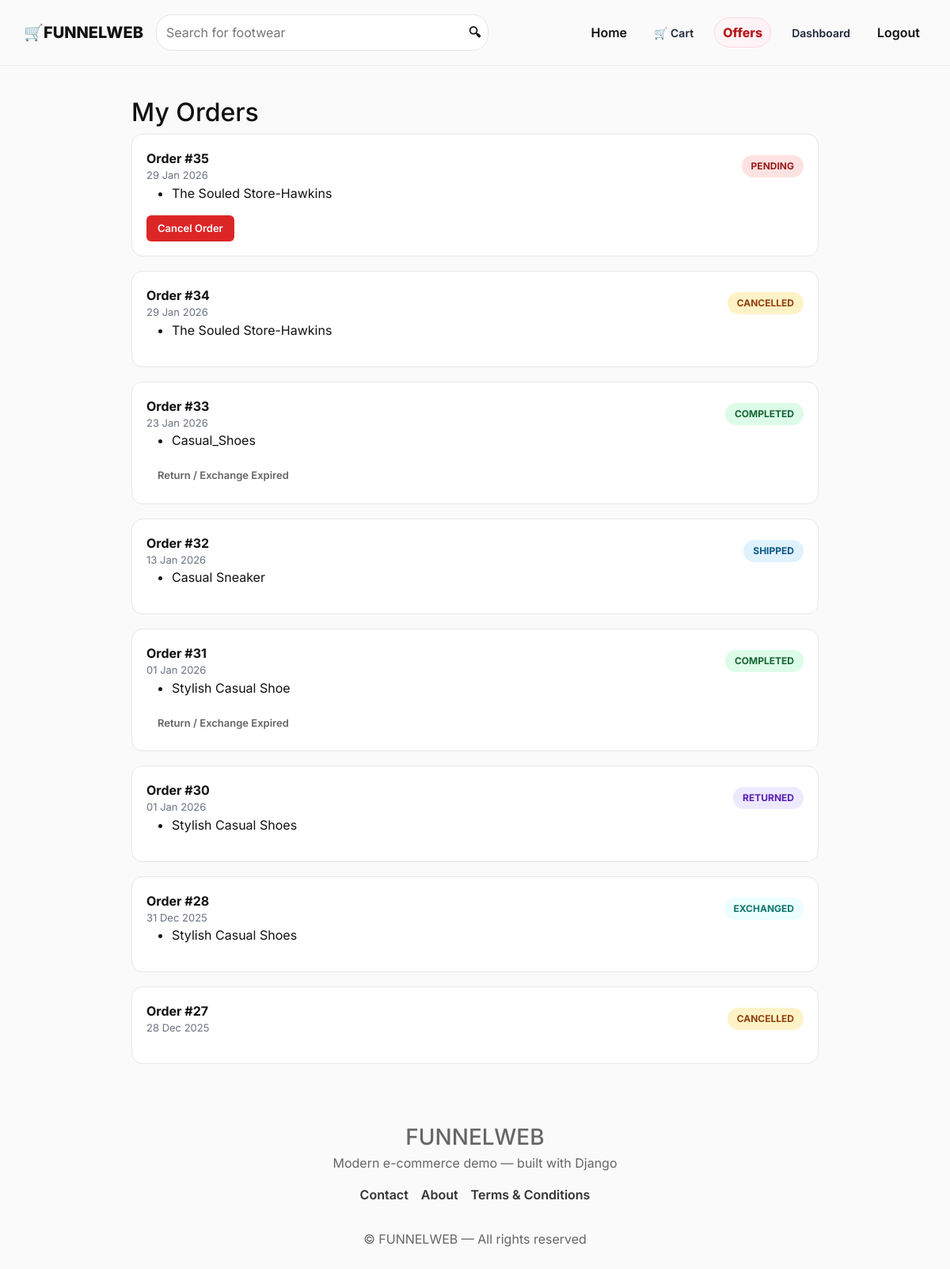
/my-orders/ (signed in), run on the app's committed database.
### shop/models.py (models this page shows, shortened)
class Order(models.Model):
    user = models.ForeignKey(User, on_delete=models.SET_NULL, null=True, blank=True)
    created_at = models.DateTimeField(auto_now_add=True)
    name = models.CharField(max_length=200)
    address = models.TextField()
    email = models.EmailField()
    PAYMENT_CHOICES = (
        ('cod', 'Cash on Delivery'),
        ('card', 'Card (Simulated)'),
        ('crypto', 'Cryptocurrency'),
        ('upi', 'UPI'),
    )
    STATUS_CHOICES = (
        ('PENDING', 'Pending'),
        ('SHIPPED', 'Shipped'),
        ('COMPLETED', 'Completed'),
        ('CANCELLED', 'Cancelled'),
        ('RETURN_REQUESTED', 'Return Requested'),
        ('RETURNED', 'Returned'),
        ('REFUNDED', 'Refunded'),
        ('EXCHANGE_REQUESTED', 'Exchange Requested'),
        ('EXCHANGED', 'Exchanged'),
    )
    REFUND_CHOICES = (
        ('NOT_REFUNDED', 'Not Refunded'),
        ('REFUND_PENDING', 'Refund Pending'),
        ('REFUNDED', 'Refunded'),
    )
    PAYMENT_STATUS_CHOICES = (
    ('PENDING', 'Pending'),
    ('COMPLETED', 'Completed'),
    ('FAILED', 'Failed'),
)
    payment_method = models.CharField(max_length=20, choices=PAYMENT_CHOICES, default='cod')
    order_status = models.CharField(max_length=20, choices=STATUS_CHOICES, default='PENDING', db_index=True)
    payment_details = models.CharField(max_length=255, blank=True)
    return_reason = models.TextField(blank=True)
    refund_status = models.CharField(max_length=20, choices=REFUND_CHOICES, default='NOT_REFUNDED')
    exchange_reason = models.TextField(blank=True)
    exchange_product = models.CharField(max_length=255, blank=True)
    crypto_type = models.CharField(max_length=10, blank=True, null=True)
    crypto_wallet = models.CharField(max_length=255, blank=True, null=True)
    crypto_txn = models.CharField(max_length=255, blank=True, null=True)
    upi_app = models.CharField(max_length=50, blank=True, null=True)
    upi_txn = models.CharField(max_length=255, blank=True, null=True)
    paid = models.BooleanField(default=False)
    payment_status = models.CharField(
    max_length=20,
    choices=PAYMENT_STATUS_CHOICES,
    default='PENDING'
)

class OrderItem(models.Model):
    order = models.ForeignKey(Order, related_name='items', on_delete=models.CASCADE)
    product = models.ForeignKey(Product, on_delete=models.CASCADE)
    quantity = models.PositiveIntegerField(default=1)
    price = models.DecimalField(max_digits=10, decimal_places=2)
    size = models.CharField(max_length=10, blank=True, null=True)  # 👟 ADD THIS

class Product(models.Model):
    category = models.ForeignKey(Category, related_name='products', on_delete=models.CASCADE)
    name = models.CharField(max_length=200)
    slug = models.SlugField(unique=True)
    description = models.TextField(blank=True)
    price = models.DecimalField(max_digits=10, decimal_places=2)
    image = models.ImageField(upload_to='products/', blank=True, null=True)
    available = models.BooleanField(default=True)
    created_at = models.DateTimeField(auto_now_add=True)
    is_on_offer = models.BooleanField(default=False)
    offer_price = models.DecimalField(max_digits=10, decimal_places=2, null=True, blank=True)
    variant_group = models.CharField(max_length=100, blank=True, null=True)
    color = models.CharField(max_length=50, blank=True, null=True)
    class Meta:
        ordering = ('-created_at',)

### shop/views.py (the view)
# urls.py: path('my-orders/', views.user_orders, name='user_orders'),
@login_required
def user_orders(request):
    orders = Order.objects.filter(user=request.user).order_by('-created_at')
    now = timezone.now()
    for order in orders:
        order.return_days_left = 0
        order.can_return = False
        if order.order_status == 'COMPLETED':
            deadline = order.created_at + timedelta(days=7)
            if now <= deadline:
                remaining = (deadline - now).days
                order.return_days_left = max(remaining, 1)
                order.can_return = True
    return render(request, 'shop/user_orders.html', {
        'orders': orders
    })

### shop/templates/shop/user_orders.html (shortened to what this page needs)
{% extends "shop/base.html" %}
{% block content %}
<div class="orders-wrap">
  <h2>My Orders</h2>
  {% for order in orders %}
  <div class="order-card">
    <div class="order-head">
      <div>
        <div class="order-id">Order #{{ order.id }}</div>
        <div class="order-date">{{ order.created_at|date:"d M Y" }}</div>
      </div>
      <div class="status {{ order.order_status|lower }}">
        {{ order.order_status }}
      </div>
    </div>
    <ul>
      {% for item in order.items.all %}
        <li>{{ item.product.name }}</li>
      {% endfor %}
    </ul>
    <div class="actions">
      {% if order.order_status == 'PENDING' %}
      <form method="post" action="{% url 'shop:cancel_order' order.id %}">
        <button class="btn btn-cancel">Cancel Order</button>
      </form>
      {% endif %}
      {% if order.order_status == 'COMPLETED' %}
        {% if order.can_return %}
          <button type="button"
                  class="btn btn-return"
                  onclick="openReturn('{{ order.id }}')">
            Return Order
          </button>
          <button type="button"
                  class="btn btn-exchange"
                  onclick="openExchange('{{ order.id }}')">
            Exchange Order
          </button>
          <div class="days-left">
            {{ order.return_days_left }} day{{ order.return_days_left|pluralize }} left
          </div>
        {% else %}
          <button class="btn btn-return btn-disabled" disabled>
            Return / Exchange Expired
          </button>
        {% endif %}
      {% endif %}
    </div>
  </div>
  {% endfor %}
</div>
{% endblock %}

### shop/static/shop/style.css (style rules this page uses)
body { font-family:'Inter',system-ui,Arial; margin:0; background:#ffffff; color:#0f1720; }
.btn { padding:10px 18px; border-radius:10px; text-decoration:none; font-weight:700; }

### shop/static/shop/responsive.css (style rules this page uses)
html, body { overflow-x: hidden; }

### shop/templates/shop/base.html (style rules this page uses)
:root { --accent: #0b6cff; --text-color: #111; }
body { font-family: Inter, system-ui, -apple-system, "Segoe UI", Roboto, "Helvetica Neue", Arial; color: var(--text-color); margin: 0; background: #fafafa; }
html, body { overflow-x: hidden; }

### shop/templates/shop/user_orders.html (style rules this page uses)
.orders-wrap { max-width: 900px; margin: 40px auto; padding: 0 16px; }
.order-card { background: #fff; border: 1px solid #e5e7eb; border-radius: 14px; padding: 18px; margin-bottom: 18px; }
.order-head { display: flex; justify-content: space-between; align-items: center; }
.order-id { font-weight: 700; font-size: 16px; }
.order-date { color: #6b7280; font-size: 13px; }
.status { font-size: 12px; padding: 5px 12px; border-radius: 20px; font-weight: 700; text-transform: uppercase; }
.pending { background:#fee2e2; color:#991b1b; }
.shipped { background:#e0f2fe; color:#075985; }
.completed { background:#dcfce7; color:#166534; }
.cancelled { background:#fef3c7; color:#92400e; }
.returned { background:#ede9fe; color:#5b21b6; }
.exchanged { background:#ecfeff; color:#0f766e; }
.actions { margin-top: 14px; display: flex; gap: 10px; flex-wrap: wrap; }
.btn { padding: 7px 14px; font-size: 13px; border-radius: 6px; font-weight: 600; border: none; cursor: pointer; }
.btn-cancel { background:#dc2626; color:#fff; }
.btn-return { background:#2563eb; color:#fff; }
.btn-disabled { opacity: 0.5; cursor: not-allowed; }

### data on the page
Order: id "35", created_at "29 Jan 2026", order_status "PENDING", shows "Cancel Order"
OrderItem: product.name "The Souled Store-Hawkins"
Order: id "34", created_at "29 Jan 2026", order_status "CANCELLED"
OrderItem: product.name "The Souled Store-Hawkins"
Order: id "33", created_at "23 Jan 2026", order_status "COMPLETED", shows "Return / Exchange Expired"
OrderItem: product.name "Casual_Shoes"
Order: id "32", created_at "13 Jan 2026", order_status "SHIPPED"
OrderItem: product.name "Casual Sneaker"
Order: id "31", created_at "01 Jan 2026", order_status "COMPLETED", shows "Return / Exchange Expired"
OrderItem: product.name "Stylish Casual Shoe"
Order: id "30", created_at "01 Jan 2026", order_status "RETURNED"
OrderItem: product.name "Stylish Casual Shoes"
Order: id "28", created_at "31 Dec 2025", order_status "EXCHANGED"
OrderItem: product.name "Stylish Casual Shoes"
Order: id "27", created_at "28 Dec 2025", order_status "CANCELLED"
